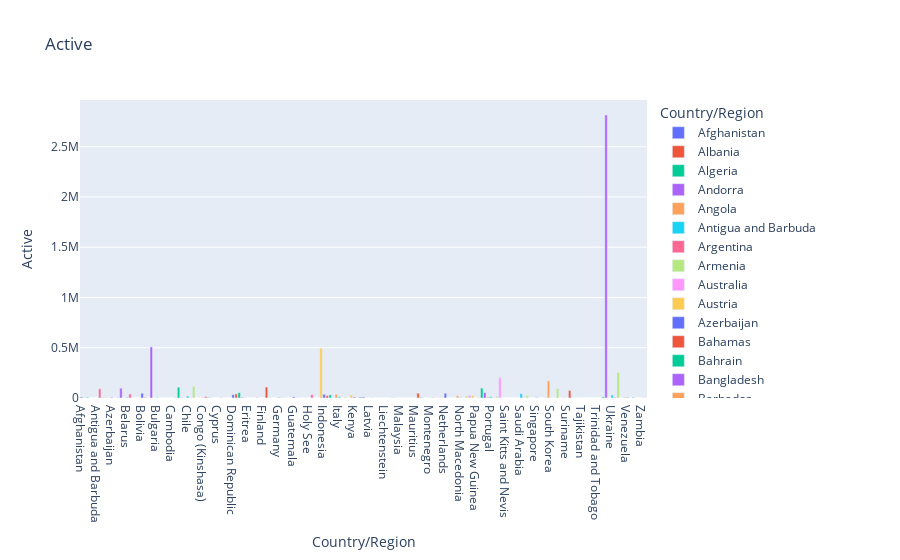

The notebook cell saved with this chart:
### Code cell
import pandas as pd
import plotly.express as px
import matplotlib.pyplot as plt
import seaborn as sns

df = pd.read_csv('C:/Users/Admin/Downloads/country_wise_latest.csv')
df.head()



px.bar(df, x = 'Country/Region', y = 'Confirmed', color = 'Country/Region', title = 'Confirmed Cases')

px.bar(df, x = 'Country/Region', y = 'Deaths', color = 'Country/Region', title = 'Deaths')

px.bar(df, x = 'Country/Region', y = 'Recovered', color = 'Country/Region', title = 'Recovered')

px.bar(df, x = 'Country/Region', y = 'Active', color = 'Country/Region', title = 'Active')
